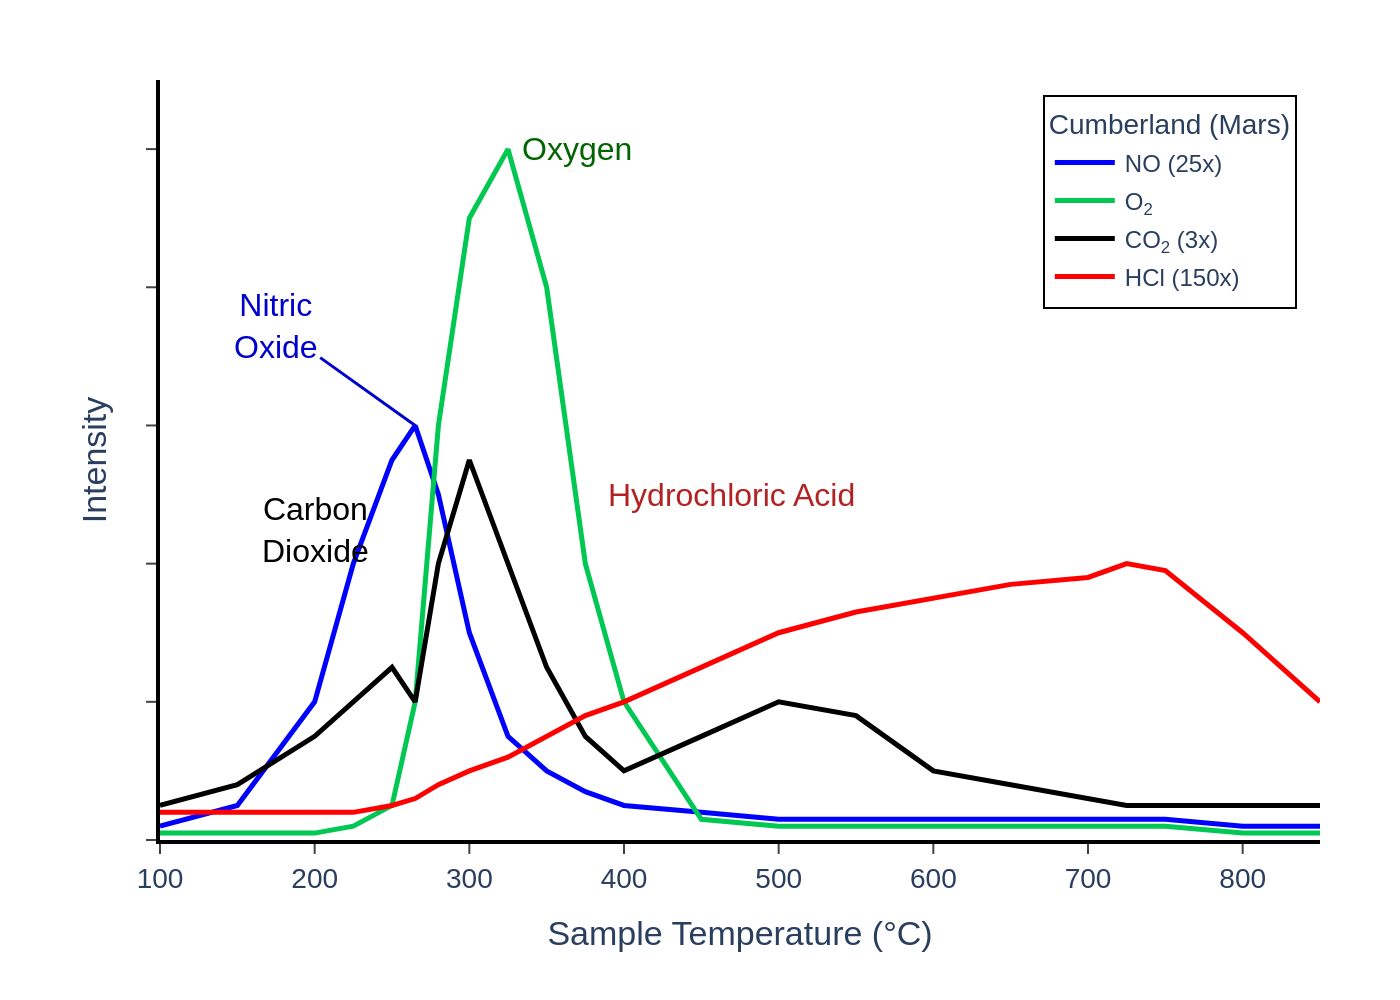

Python code for this plot:
import sys
import json
import os
import plotly.graph_objects as go

if len(sys.argv) != 2:
    print(f"Usage: python {os.path.basename(__file__)} <json_file_path>")
    sys.exit(1)

json_path = sys.argv[1]

if not os.path.exists(json_path):
    print(f"Error: JSON file not found at {json_path}")
    sys.exit(1)

with open(json_path, 'r', encoding='utf-8') as f:
    config = json.load(f)

fig = go.Figure()

for i, series in enumerate(config['chart_data']):
    fig.add_trace(go.Scatter(
        x=series['x'],
        y=series['y'],
        name=series['name'],
        mode='lines',
        line=dict(color=config['colors'][i], width=2.5)
    ))

annotations = []
if 'annotations' in config['texts']:
    for ann in config['texts']['annotations']:
        annotation_item = {
            'x': ann['x'],
            'y': ann['y'],
            'text': ann['text'],
            'showarrow': ann['showarrow'],
            'font': dict(
                family="Arial",
                size=16,
                color=ann.get('font_color', '#000000')
            ),
            'xref': 'x',
            'yref': 'y',
            'align': 'center'
        }
        if ann['showarrow']:
            annotation_item.update({
                'ax': ann.get('ax', 0),
                'ay': ann.get('ay', -40),
                'arrowcolor': ann.get('arrow_color', '#000000'),
                'arrowwidth': ann.get('arrow_width', 1.5),
                'arrowhead': 0
            })
        annotations.append(annotation_item)

texts = config['texts']
fig.update_layout(
    plot_bgcolor='white',
    legend_title_text=texts.get('legend_title'),
    legend=dict(
        x=0.98,
        y=0.98,
        xanchor='right',
        yanchor='top',
        bordercolor='black',
        borderwidth=1,
        font=dict(family="Arial", size=12)
    ),
    xaxis=dict(
        title=texts.get('x_axis_title'),
        showline=True,
        linewidth=2,
        linecolor='black',
        showgrid=False,
        zeroline=False,
        ticks='outside'
    ),
    yaxis=dict(
        title=texts.get('y_axis_title'),
        showline=True,
        linewidth=2,
        linecolor='black',
        showgrid=False,
        zeroline=False,
        showticklabels=False,
        ticks='outside',
        range=config.get('y_range')
    ),
    font=dict(
        family="Arial",
        size=14
    ),
    margin=dict(l=80, r=40, t=40, b=80),
    annotations=annotations
)

base_filename = os.path.splitext(os.path.basename(json_path))[0]
output_filename = f"{base_filename}.png"

fig.write_image(output_filename, scale=2)

print(f"Chart saved to {output_filename}")
